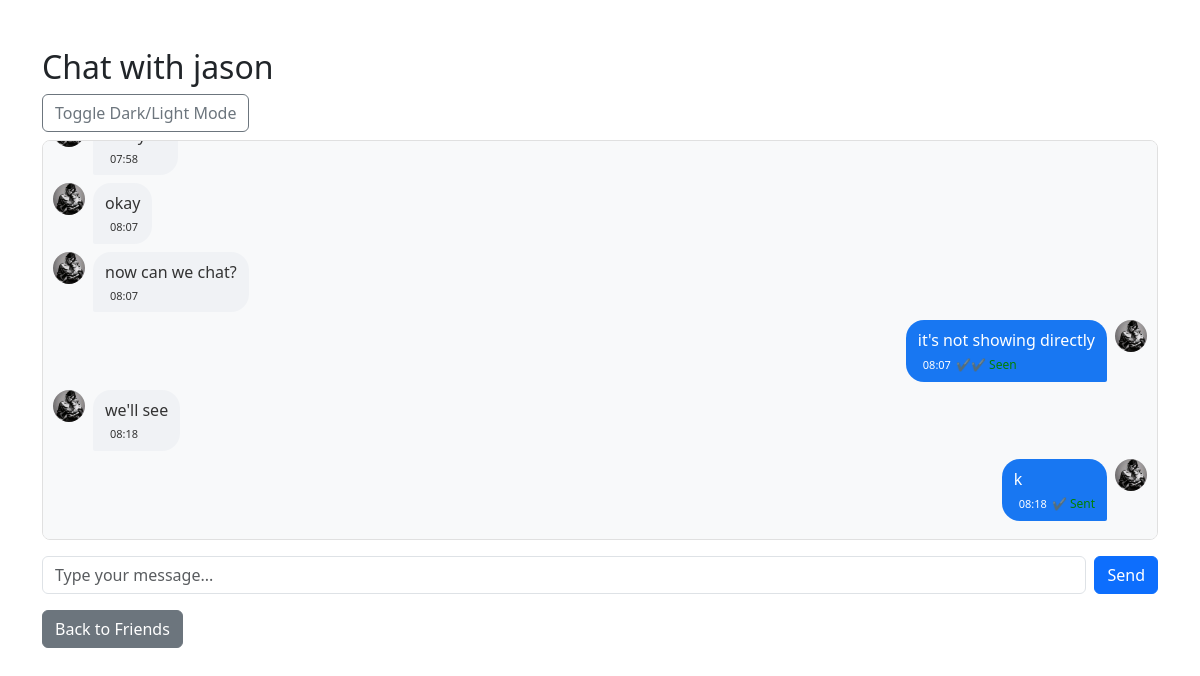
Page /chat/2 (signed in) on the earlier database version.
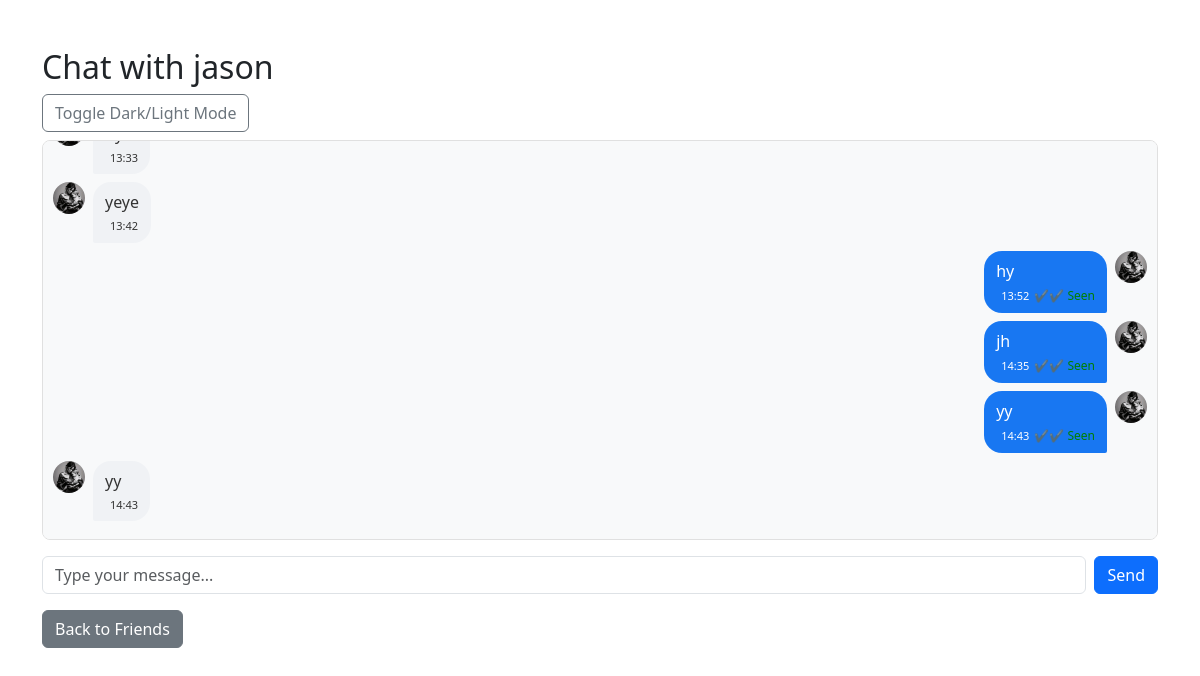
Same page on the later database version.
### app.py (models this page shows)
class PrivateMessage(db.Model):
    id = db.Column(db.Integer, primary_key=True)
    sender_id = db.Column(db.Integer, db.ForeignKey('user.id'))
    receiver_id = db.Column(db.Integer, db.ForeignKey('user.id'))
    content = db.Column(db.Text, nullable=False)
    timestamp = db.Column(db.DateTime, server_default=db.func.now())
    read = db.Column(db.Boolean, default=False)
    sender = db.relationship('User', foreign_keys=[sender_id])
    receiver = db.relationship('User', foreign_keys=[receiver_id])

class User(UserMixin, db.Model):
    id = db.Column(db.Integer, primary_key=True)
    username = db.Column(db.String(80), unique=True, nullable=False)
    password = db.Column(db.String(120), nullable=False)
    profile_pic = db.Column(db.String(120), nullable=True, default='default.png')
    friends = db.relationship('Friend', foreign_keys='Friend.user_id', backref='user', lazy='dynamic')
    friend_of = db.relationship('Friend', foreign_keys='Friend.friend_id', backref='friend', lazy='dynamic')
    groups = db.relationship('GroupMember', backref='user', lazy='dynamic')

### app.py (the view)
@app.route('/chat/<int:friend_id>', methods=['GET', 'POST'])
@login_required
def private_chat(friend_id):
    friend = User.query.get_or_404(friend_id)
    is_friend = Friend.query.filter_by(user_id=current_user.id, friend_id=friend_id, accepted=True).first() is not None
    if not is_friend:
        flash('You can only chat with your friends.', 'danger')
        return redirect(url_for('friends'))
    if request.method == 'POST':
        msg = request.form.get('message')
        if msg:
            db.session.add(PrivateMessage(sender_id=current_user.id, receiver_id=friend_id, content=msg, read=False))
            db.session.commit()
    unread = PrivateMessage.query.filter_by(sender_id=friend_id, receiver_id=current_user.id, read=False).all()
    for m in unread:
        m.read = True
    if unread:
        db.session.commit()
    messages = PrivateMessage.query.filter(
        ((PrivateMessage.sender_id == current_user.id) & (PrivateMessage.receiver_id == friend_id)) |
        ((PrivateMessage.sender_id == friend_id) & (PrivateMessage.receiver_id == current_user.id))
    ).order_by(PrivateMessage.timestamp.asc()).all()
    return render_template('private_chat.html', friend=friend, messages=messages, is_friend=is_friend, user=current_user)

### app.py (called while the page is built)
@login_manager.user_loader
def load_user(user_id):
    return User.query.get(int(user_id))

### templates/private_chat.html (shortened to what this page needs)
<!DOCTYPE html>
<html lang="en">
<head>
    <link href="https://cdn.jsdelivr.net/npm/bootstrap@5.3.0/dist/css/bootstrap.min.css" rel="stylesheet">
</head>
<body>
<div class="container mt-5">
    <h2>Chat with {{ friend.username }}</h2>
    <button class="btn btn-outline-secondary toggle-mode mb-2" onclick="document.body.classList.toggle('dark-mode')">Toggle Dark/Light Mode</button>
    <div id="chat-box">
        {% for message in messages %}
            <div class="d-flex mb-2 {{ 'justify-content-end' if message.sender_id == user.id else 'justify-content-start' }}">
                {% if message.sender_id != user.id %}
                    <img src="{{ url_for('static', filename='profile_pics/' + (friend.profile_pic or 'default.png')) }}" alt="Friend" width="32" height="32" class="rounded-circle me-2">
                {% endif %}
                <div class="{{ 'chat-bubble-right' if message.sender_id == user.id else 'chat-bubble-left' }}">
                    <span>{{ message.content }}</span>
                    <div class="d-flex align-items-center mt-1">
                        <span class="timestamp">{{ message.timestamp.strftime('%H:%M') }}</span>
                        {% if message.sender_id == user.id %}
                            <span class="read-receipt">
                                {% if message.read %}✔✔ Seen{% else %}✔ Sent{% endif %}
                            </span>
                        {% endif %}
                    </div>
                </div>
                {% if message.sender_id == user.id %}
                    <img src="{{ url_for('static', filename='profile_pics/' + (user.profile_pic or 'default.png')) }}" alt="Me" width="32" height="32" class="rounded-circle ms-2">
                {% endif %}
            </div>
        {% else %}
            <div class="text-muted">No messages yet.</div>
        {% endfor %}
    </div>
    {% if is_friend %}
    <form method="POST" class="d-flex mt-3" id="chat-form">
        <input type="text" name="message" class="form-control me-2" placeholder="Type your message..." autocomplete="off" required>
        <button type="submit" class="btn btn-primary">Send</button>
    </form>
    {% else %}
        <div class="alert alert-warning mt-3">You can only chat with your friends.</div>
    {% endif %}
    <a href="/friends" class="btn btn-secondary mt-3">Back to Friends</a>
</div>
</body>
</html>

Differences in the rows shown:
no longer on this page (row unchanged): PrivateMessage: profile_pic (picture), timestamp "07:58"
no longer on this page (row unchanged): PrivateMessage: profile_pic (picture), content "okay", timestamp "08:07"
no longer on this page (row unchanged): PrivateMessage: profile_pic (picture), content "now can we chat?", timestamp "08:07"
no longer on this page (row unchanged): PrivateMessage: content "it's not showing directly", timestamp "08:07", read "✔✔ Seen", profile_pic (picture)
no longer on this page (row unchanged): PrivateMessage: profile_pic (picture), content "we'll see", timestamp "08:18"
no longer on this page (row edited): PrivateMessage: content "k", timestamp "08:18", read "✔ Sent", profile_pic (picture)
added PrivateMessage: profile_pic (picture), timestamp "13:33"
added PrivateMessage: profile_pic (picture), content "yeye", timestamp "13:42"
added PrivateMessage: content "hy", timestamp "13:52", read "✔✔ Seen", profile_pic (picture)
added PrivateMessage: content "jh", timestamp "14:35", read "✔✔ Seen", profile_pic (picture)
added PrivateMessage: content "yy", timestamp "14:43", read "✔✔ Seen", profile_pic (picture)
added PrivateMessage: profile_pic (picture), content "yy", timestamp "14:43"
